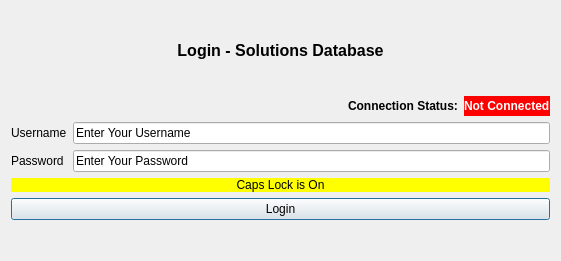
<?xml version="1.0" encoding="UTF-8"?>
<ui version="4.0">
 <class>qdlgLogin</class>
 <widget class="QDialog" name="qdlgLogin">
  <property name="geometry">
   <rect>
    <x>0</x>
    <y>0</y>
    <width>561</width>
    <height>261</height>
   </rect>
  </property>
  <property name="windowTitle">
   <string>Solutions DB</string>
  </property>
  <property name="windowIcon">
   <iconset resource="../resources/icons.qrc">
    <normaloff>:/applicationIcon/icons/Home.png</normaloff>:/applicationIcon/icons/Home.png</iconset>
  </property>
  <layout class="QGridLayout" name="gridLayout">
   <item row="2" column="0" colspan="2">
    <widget class="QLabel" name="lblAppHeader">
     <property name="font">
      <font>
       <pointsize>12</pointsize>
       <weight>75</weight>
       <bold>true</bold>
      </font>
     </property>
     <property name="text">
      <string>Login - Solutions Database</string>
     </property>
     <property name="alignment">
      <set>Qt::AlignCenter</set>
     </property>
    </widget>
   </item>
   <item row="5" column="0">
    <widget class="QLabel" name="lblUsername">
     <property name="text">
      <string>Username</string>
     </property>
    </widget>
   </item>
   <item row="5" column="1">
    <widget class="QLineEdit" name="txtUsername">
     <property name="text">
      <string>Enter Your Username</string>
     </property>
    </widget>
   </item>
   <item row="6" column="0">
    <widget class="QLabel" name="lblPassword">
     <property name="text">
      <string>Password</string>
     </property>
    </widget>
   </item>
   <item row="6" column="1">
    <widget class="QLineEdit" name="txtPassword">
     <property name="text">
      <string>Enter Your Password</string>
     </property>
     <property name="echoMode">
      <enum>QLineEdit::Normal</enum>
     </property>
    </widget>
   </item>
   <item row="3" column="0">
    <spacer name="verticalSpacer_2">
     <property name="orientation">
      <enum>Qt::Vertical</enum>
     </property>
     <property name="sizeHint" stdset="0">
      <size>
       <width>20</width>
       <height>40</height>
      </size>
     </property>
    </spacer>
   </item>
   <item row="1" column="0">
    <spacer name="verticalSpacer">
     <property name="orientation">
      <enum>Qt::Vertical</enum>
     </property>
     <property name="sizeHint" stdset="0">
      <size>
       <width>20</width>
       <height>40</height>
      </size>
     </property>
    </spacer>
   </item>
   <item row="9" column="0">
    <spacer name="verticalSpacer_3">
     <property name="orientation">
      <enum>Qt::Vertical</enum>
     </property>
     <property name="sizeHint" stdset="0">
      <size>
       <width>20</width>
       <height>40</height>
      </size>
     </property>
    </spacer>
   </item>
   <item row="4" column="1">
    <layout class="QHBoxLayout" name="layHConnStatus">
     <item>
      <spacer name="horizontalSpacer">
       <property name="orientation">
        <enum>Qt::Horizontal</enum>
       </property>
       <property name="sizeHint" stdset="0">
        <size>
         <width>40</width>
         <height>20</height>
        </size>
       </property>
      </spacer>
     </item>
     <item>
      <widget class="QLabel" name="lblDBConnStatusLbl">
       <property name="font">
        <font>
         <weight>75</weight>
         <bold>true</bold>
        </font>
       </property>
       <property name="text">
        <string>Connection Status:</string>
       </property>
      </widget>
     </item>
     <item>
      <widget class="QLabel" name="lblDBConnStatus">
       <property name="palette">
        <palette>
         <active>
          <colorrole role="WindowText">
           <brush brushstyle="SolidPattern">
            <color alpha="255">
             <red>255</red>
             <green>255</green>
             <blue>255</blue>
            </color>
           </brush>
          </colorrole>
          <colorrole role="Button">
           <brush brushstyle="SolidPattern">
            <color alpha="255">
             <red>255</red>
             <green>0</green>
             <blue>0</blue>
            </color>
           </brush>
          </colorrole>
          <colorrole role="Light">
           <brush brushstyle="SolidPattern">
            <color alpha="255">
             <red>255</red>
             <green>127</green>
             <blue>127</blue>
            </color>
           </brush>
          </colorrole>
          <colorrole role="Midlight">
           <brush brushstyle="SolidPattern">
            <color alpha="255">
             <red>255</red>
             <green>63</green>
             <blue>63</blue>
            </color>
           </brush>
          </colorrole>
          <colorrole role="Dark">
           <brush brushstyle="SolidPattern">
            <color alpha="255">
             <red>127</red>
             <green>0</green>
             <blue>0</blue>
            </color>
           </brush>
          </colorrole>
          <colorrole role="Mid">
           <brush brushstyle="SolidPattern">
            <color alpha="255">
             <red>170</red>
             <green>0</green>
             <blue>0</blue>
            </color>
           </brush>
          </colorrole>
          <colorrole role="Text">
           <brush brushstyle="SolidPattern">
            <color alpha="255">
             <red>0</red>
             <green>0</green>
             <blue>0</blue>
            </color>
           </brush>
          </colorrole>
          <colorrole role="BrightText">
           <brush brushstyle="SolidPattern">
            <color alpha="255">
             <red>255</red>
             <green>255</green>
             <blue>255</blue>
            </color>
           </brush>
          </colorrole>
          <colorrole role="ButtonText">
           <brush brushstyle="SolidPattern">
            <color alpha="255">
             <red>0</red>
             <green>0</green>
             <blue>0</blue>
            </color>
           </brush>
          </colorrole>
          <colorrole role="Base">
           <brush brushstyle="SolidPattern">
            <color alpha="255">
             <red>255</red>
             <green>255</green>
             <blue>255</blue>
            </color>
           </brush>
          </colorrole>
          <colorrole role="Window">
           <brush brushstyle="SolidPattern">
            <color alpha="255">
             <red>255</red>
             <green>0</green>
             <blue>0</blue>
            </color>
           </brush>
          </colorrole>
          <colorrole role="Shadow">
           <brush brushstyle="SolidPattern">
            <color alpha="255">
             <red>0</red>
             <green>0</green>
             <blue>0</blue>
            </color>
           </brush>
          </colorrole>
          <colorrole role="AlternateBase">
           <brush brushstyle="SolidPattern">
            <color alpha="255">
             <red>255</red>
             <green>127</green>
             <blue>127</blue>
            </color>
           </brush>
          </colorrole>
          <colorrole role="ToolTipBase">
           <brush brushstyle="SolidPattern">
            <color alpha="255">
             <red>255</red>
             <green>255</green>
             <blue>220</blue>
            </color>
           </brush>
          </colorrole>
          <colorrole role="ToolTipText">
           <brush brushstyle="SolidPattern">
            <color alpha="255">
             <red>0</red>
             <green>0</green>
             <blue>0</blue>
            </color>
           </brush>
          </colorrole>
         </active>
         <inactive>
          <colorrole role="WindowText">
           <brush brushstyle="SolidPattern">
            <color alpha="255">
             <red>255</red>
             <green>255</green>
             <blue>255</blue>
            </color>
           </brush>
          </colorrole>
          <colorrole role="Button">
           <brush brushstyle="SolidPattern">
            <color alpha="255">
             <red>255</red>
             <green>0</green>
             <blue>0</blue>
            </color>
           </brush>
          </colorrole>
          <colorrole role="Light">
           <brush brushstyle="SolidPattern">
            <color alpha="255">
             <red>255</red>
             <green>127</green>
             <blue>127</blue>
            </color>
           </brush>
          </colorrole>
          <colorrole role="Midlight">
           <brush brushstyle="SolidPattern">
            <color alpha="255">
             <red>255</red>
             <green>63</green>
             <blue>63</blue>
            </color>
           </brush>
          </colorrole>
          <colorrole role="Dark">
           <brush brushstyle="SolidPattern">
            <color alpha="255">
             <red>127</red>
             <green>0</green>
             <blue>0</blue>
            </color>
           </brush>
          </colorrole>
          <colorrole role="Mid">
           <brush brushstyle="SolidPattern">
            <color alpha="255">
             <red>170</red>
             <green>0</green>
             <blue>0</blue>
            </color>
           </brush>
          </colorrole>
          <colorrole role="Text">
           <brush brushstyle="SolidPattern">
            <color alpha="255">
             <red>0</red>
             <green>0</green>
             <blue>0</blue>
            </color>
           </brush>
          </colorrole>
          <colorrole role="BrightText">
           <brush brushstyle="SolidPattern">
            <color alpha="255">
             <red>255</red>
             <green>255</green>
             <blue>255</blue>
            </color>
           </brush>
          </colorrole>
          <colorrole role="ButtonText">
           <brush brushstyle="SolidPattern">
            <color alpha="255">
             <red>0</red>
             <green>0</green>
             <blue>0</blue>
            </color>
           </brush>
          </colorrole>
          <colorrole role="Base">
           <brush brushstyle="SolidPattern">
            <color alpha="255">
             <red>255</red>
             <green>255</green>
             <blue>255</blue>
            </color>
           </brush>
          </colorrole>
          <colorrole role="Window">
           <brush brushstyle="SolidPattern">
            <color alpha="255">
             <red>255</red>
             <green>0</green>
             <blue>0</blue>
            </color>
           </brush>
          </colorrole>
          <colorrole role="Shadow">
           <brush brushstyle="SolidPattern">
            <color alpha="255">
             <red>0</red>
             <green>0</green>
             <blue>0</blue>
            </color>
           </brush>
          </colorrole>
          <colorrole role="AlternateBase">
           <brush brushstyle="SolidPattern">
            <color alpha="255">
             <red>255</red>
             <green>127</green>
             <blue>127</blue>
            </color>
           </brush>
          </colorrole>
          <colorrole role="ToolTipBase">
           <brush brushstyle="SolidPattern">
            <color alpha="255">
             <red>255</red>
             <green>255</green>
             <blue>220</blue>
            </color>
           </brush>
          </colorrole>
          <colorrole role="ToolTipText">
           <brush brushstyle="SolidPattern">
            <color alpha="255">
             <red>0</red>
             <green>0</green>
             <blue>0</blue>
            </color>
           </brush>
          </colorrole>
         </inactive>
         <disabled>
          <colorrole role="WindowText">
           <brush brushstyle="SolidPattern">
            <color alpha="255">
             <red>127</red>
             <green>0</green>
             <blue>0</blue>
            </color>
           </brush>
          </colorrole>
          <colorrole role="Button">
           <brush brushstyle="SolidPattern">
            <color alpha="255">
             <red>255</red>
             <green>0</green>
             <blue>0</blue>
            </color>
           </brush>
          </colorrole>
          <colorrole role="Light">
           <brush brushstyle="SolidPattern">
            <color alpha="255">
             <red>255</red>
             <green>127</green>
             <blue>127</blue>
            </color>
           </brush>
          </colorrole>
          <colorrole role="Midlight">
           <brush brushstyle="SolidPattern">
            <color alpha="255">
             <red>255</red>
             <green>63</green>
             <blue>63</blue>
            </color>
           </brush>
          </colorrole>
          <colorrole role="Dark">
           <brush brushstyle="SolidPattern">
            <color alpha="255">
             <red>127</red>
             <green>0</green>
             <blue>0</blue>
            </color>
           </brush>
          </colorrole>
          <colorrole role="Mid">
           <brush brushstyle="SolidPattern">
            <color alpha="255">
             <red>170</red>
             <green>0</green>
             <blue>0</blue>
            </color>
           </brush>
          </colorrole>
          <colorrole role="Text">
           <brush brushstyle="SolidPattern">
            <color alpha="255">
             <red>127</red>
             <green>0</green>
             <blue>0</blue>
            </color>
           </brush>
          </colorrole>
          <colorrole role="BrightText">
           <brush brushstyle="SolidPattern">
            <color alpha="255">
             <red>255</red>
             <green>255</green>
             <blue>255</blue>
            </color>
           </brush>
          </colorrole>
          <colorrole role="ButtonText">
           <brush brushstyle="SolidPattern">
            <color alpha="255">
             <red>127</red>
             <green>0</green>
             <blue>0</blue>
            </color>
           </brush>
          </colorrole>
          <colorrole role="Base">
           <brush brushstyle="SolidPattern">
            <color alpha="255">
             <red>255</red>
             <green>0</green>
             <blue>0</blue>
            </color>
           </brush>
          </colorrole>
          <colorrole role="Window">
           <brush brushstyle="SolidPattern">
            <color alpha="255">
             <red>255</red>
             <green>0</green>
             <blue>0</blue>
            </color>
           </brush>
          </colorrole>
          <colorrole role="Shadow">
           <brush brushstyle="SolidPattern">
            <color alpha="255">
             <red>0</red>
             <green>0</green>
             <blue>0</blue>
            </color>
           </brush>
          </colorrole>
          <colorrole role="AlternateBase">
           <brush brushstyle="SolidPattern">
            <color alpha="255">
             <red>255</red>
             <green>0</green>
             <blue>0</blue>
            </color>
           </brush>
          </colorrole>
          <colorrole role="ToolTipBase">
           <brush brushstyle="SolidPattern">
            <color alpha="255">
             <red>255</red>
             <green>255</green>
             <blue>220</blue>
            </color>
           </brush>
          </colorrole>
          <colorrole role="ToolTipText">
           <brush brushstyle="SolidPattern">
            <color alpha="255">
             <red>0</red>
             <green>0</green>
             <blue>0</blue>
            </color>
           </brush>
          </colorrole>
         </disabled>
        </palette>
       </property>
       <property name="font">
        <font>
         <weight>75</weight>
         <bold>true</bold>
        </font>
       </property>
       <property name="autoFillBackground">
        <bool>true</bool>
       </property>
       <property name="text">
        <string>Not Connected</string>
       </property>
      </widget>
     </item>
    </layout>
   </item>
   <item row="7" column="0" colspan="2">
    <widget class="QLabel" name="lbCapLock">
     <property name="enabled">
      <bool>true</bool>
     </property>
     <property name="palette">
      <palette>
       <active>
        <colorrole role="WindowText">
         <brush brushstyle="SolidPattern">
          <color alpha="255">
           <red>0</red>
           <green>0</green>
           <blue>0</blue>
          </color>
         </brush>
        </colorrole>
        <colorrole role="Button">
         <brush brushstyle="SolidPattern">
          <color alpha="255">
           <red>255</red>
           <green>255</green>
           <blue>0</blue>
          </color>
         </brush>
        </colorrole>
        <colorrole role="Light">
         <brush brushstyle="SolidPattern">
          <color alpha="255">
           <red>255</red>
           <green>255</green>
           <blue>127</blue>
          </color>
         </brush>
        </colorrole>
        <colorrole role="Midlight">
         <brush brushstyle="SolidPattern">
          <color alpha="255">
           <red>255</red>
           <green>255</green>
           <blue>63</blue>
          </color>
         </brush>
        </colorrole>
        <colorrole role="Dark">
         <brush brushstyle="SolidPattern">
          <color alpha="255">
           <red>127</red>
           <green>127</green>
           <blue>0</blue>
          </color>
         </brush>
        </colorrole>
        <colorrole role="Mid">
         <brush brushstyle="SolidPattern">
          <color alpha="255">
           <red>170</red>
           <green>170</green>
           <blue>0</blue>
          </color>
         </brush>
        </colorrole>
        <colorrole role="Text">
         <brush brushstyle="SolidPattern">
          <color alpha="255">
           <red>0</red>
           <green>0</green>
           <blue>0</blue>
          </color>
         </brush>
        </colorrole>
        <colorrole role="BrightText">
         <brush brushstyle="SolidPattern">
          <color alpha="255">
           <red>255</red>
           <green>255</green>
           <blue>255</blue>
          </color>
         </brush>
        </colorrole>
        <colorrole role="ButtonText">
         <brush brushstyle="SolidPattern">
          <color alpha="255">
           <red>0</red>
           <green>0</green>
           <blue>0</blue>
          </color>
         </brush>
        </colorrole>
        <colorrole role="Base">
         <brush brushstyle="SolidPattern">
          <color alpha="255">
           <red>255</red>
           <green>255</green>
           <blue>255</blue>
          </color>
         </brush>
        </colorrole>
        <colorrole role="Window">
         <brush brushstyle="SolidPattern">
          <color alpha="255">
           <red>255</red>
           <green>255</green>
           <blue>0</blue>
          </color>
         </brush>
        </colorrole>
        <colorrole role="Shadow">
         <brush brushstyle="SolidPattern">
          <color alpha="255">
           <red>0</red>
           <green>0</green>
           <blue>0</blue>
          </color>
         </brush>
        </colorrole>
        <colorrole role="AlternateBase">
         <brush brushstyle="SolidPattern">
          <color alpha="255">
           <red>255</red>
           <green>255</green>
           <blue>127</blue>
          </color>
         </brush>
        </colorrole>
        <colorrole role="ToolTipBase">
         <brush brushstyle="SolidPattern">
          <color alpha="255">
           <red>255</red>
           <green>255</green>
           <blue>220</blue>
          </color>
         </brush>
        </colorrole>
        <colorrole role="ToolTipText">
         <brush brushstyle="SolidPattern">
          <color alpha="255">
           <red>0</red>
           <green>0</green>
           <blue>0</blue>
          </color>
         </brush>
        </colorrole>
       </active>
       <inactive>
        <colorrole role="WindowText">
         <brush brushstyle="SolidPattern">
          <color alpha="255">
           <red>0</red>
           <green>0</green>
           <blue>0</blue>
          </color>
         </brush>
        </colorrole>
        <colorrole role="Button">
         <brush brushstyle="SolidPattern">
          <color alpha="255">
           <red>255</red>
           <green>255</green>
           <blue>0</blue>
          </color>
         </brush>
        </colorrole>
        <colorrole role="Light">
         <brush brushstyle="SolidPattern">
          <color alpha="255">
           <red>255</red>
           <green>255</green>
           <blue>127</blue>
          </color>
         </brush>
        </colorrole>
        <colorrole role="Midlight">
         <brush brushstyle="SolidPattern">
          <color alpha="255">
           <red>255</red>
           <green>255</green>
           <blue>63</blue>
          </color>
         </brush>
        </colorrole>
        <colorrole role="Dark">
         <brush brushstyle="SolidPattern">
          <color alpha="255">
           <red>127</red>
           <green>127</green>
           <blue>0</blue>
          </color>
         </brush>
        </colorrole>
        <colorrole role="Mid">
         <brush brushstyle="SolidPattern">
          <color alpha="255">
           <red>170</red>
           <green>170</green>
           <blue>0</blue>
          </color>
         </brush>
        </colorrole>
        <colorrole role="Text">
         <brush brushstyle="SolidPattern">
          <color alpha="255">
           <red>0</red>
           <green>0</green>
           <blue>0</blue>
          </color>
         </brush>
        </colorrole>
        <colorrole role="BrightText">
         <brush brushstyle="SolidPattern">
          <color alpha="255">
           <red>255</red>
           <green>255</green>
           <blue>255</blue>
          </color>
         </brush>
        </colorrole>
        <colorrole role="ButtonText">
         <brush brushstyle="SolidPattern">
          <color alpha="255">
           <red>0</red>
           <green>0</green>
           <blue>0</blue>
          </color>
         </brush>
        </colorrole>
        <colorrole role="Base">
         <brush brushstyle="SolidPattern">
          <color alpha="255">
           <red>255</red>
           <green>255</green>
           <blue>255</blue>
          </color>
         </brush>
        </colorrole>
        <colorrole role="Window">
         <brush brushstyle="SolidPattern">
          <color alpha="255">
           <red>255</red>
           <green>255</green>
           <blue>0</blue>
          </color>
         </brush>
        </colorrole>
        <colorrole role="Shadow">
         <brush brushstyle="SolidPattern">
          <color alpha="255">
           <red>0</red>
           <green>0</green>
           <blue>0</blue>
          </color>
         </brush>
        </colorrole>
        <colorrole role="AlternateBase">
         <brush brushstyle="SolidPattern">
          <color alpha="255">
           <red>255</red>
           <green>255</green>
           <blue>127</blue>
          </color>
         </brush>
        </colorrole>
        <colorrole role="ToolTipBase">
         <brush brushstyle="SolidPattern">
          <color alpha="255">
           <red>255</red>
           <green>255</green>
           <blue>220</blue>
          </color>
         </brush>
        </colorrole>
        <colorrole role="ToolTipText">
         <brush brushstyle="SolidPattern">
          <color alpha="255">
           <red>0</red>
           <green>0</green>
           <blue>0</blue>
          </color>
         </brush>
        </colorrole>
       </inactive>
       <disabled>
        <colorrole role="WindowText">
         <brush brushstyle="SolidPattern">
          <color alpha="255">
           <red>127</red>
           <green>127</green>
           <blue>0</blue>
          </color>
         </brush>
        </colorrole>
        <colorrole role="Button">
         <brush brushstyle="SolidPattern">
          <color alpha="255">
           <red>255</red>
           <green>255</green>
           <blue>0</blue>
          </color>
         </brush>
        </colorrole>
        <colorrole role="Light">
         <brush brushstyle="SolidPattern">
          <color alpha="255">
           <red>255</red>
           <green>255</green>
           <blue>127</blue>
          </color>
         </brush>
        </colorrole>
        <colorrole role="Midlight">
         <brush brushstyle="SolidPattern">
          <color alpha="255">
           <red>255</red>
           <green>255</green>
           <blue>63</blue>
          </color>
         </brush>
        </colorrole>
        <colorrole role="Dark">
         <brush brushstyle="SolidPattern">
          <color alpha="255">
           <red>127</red>
           <green>127</green>
           <blue>0</blue>
          </color>
         </brush>
        </colorrole>
        <colorrole role="Mid">
         <brush brushstyle="SolidPattern">
          <color alpha="255">
           <red>170</red>
           <green>170</green>
           <blue>0</blue>
          </color>
         </brush>
        </colorrole>
        <colorrole role="Text">
         <brush brushstyle="SolidPattern">
          <color alpha="255">
           <red>127</red>
           <green>127</green>
           <blue>0</blue>
          </color>
         </brush>
        </colorrole>
        <colorrole role="BrightText">
         <brush brushstyle="SolidPattern">
          <color alpha="255">
           <red>255</red>
           <green>255</green>
           <blue>255</blue>
          </color>
         </brush>
        </colorrole>
        <colorrole role="ButtonText">
         <brush brushstyle="SolidPattern">
          <color alpha="255">
           <red>127</red>
           <green>127</green>
           <blue>0</blue>
          </color>
         </brush>
        </colorrole>
        <colorrole role="Base">
         <brush brushstyle="SolidPattern">
          <color alpha="255">
           <red>255</red>
           <green>255</green>
           <blue>0</blue>
          </color>
         </brush>
        </colorrole>
        <colorrole role="Window">
         <brush brushstyle="SolidPattern">
          <color alpha="255">
           <red>255</red>
           <green>255</green>
           <blue>0</blue>
          </color>
         </brush>
        </colorrole>
        <colorrole role="Shadow">
         <brush brushstyle="SolidPattern">
          <color alpha="255">
           <red>0</red>
           <green>0</green>
           <blue>0</blue>
          </color>
         </brush>
        </colorrole>
        <colorrole role="AlternateBase">
         <brush brushstyle="SolidPattern">
          <color alpha="255">
           <red>255</red>
           <green>255</green>
           <blue>0</blue>
          </color>
         </brush>
        </colorrole>
        <colorrole role="ToolTipBase">
         <brush brushstyle="SolidPattern">
          <color alpha="255">
           <red>255</red>
           <green>255</green>
           <blue>220</blue>
          </color>
         </brush>
        </colorrole>
        <colorrole role="ToolTipText">
         <brush brushstyle="SolidPattern">
          <color alpha="255">
           <red>0</red>
           <green>0</green>
           <blue>0</blue>
          </color>
         </brush>
        </colorrole>
       </disabled>
      </palette>
     </property>
     <property name="autoFillBackground">
      <bool>true</bool>
     </property>
     <property name="text">
      <string>Caps Lock is On</string>
     </property>
     <property name="alignment">
      <set>Qt::AlignCenter</set>
     </property>
    </widget>
   </item>
   <item row="8" column="0" colspan="2">
    <widget class="QPushButton" name="btnLogin">
     <property name="toolTip">
      <string>Login to Soluitons Database</string>
     </property>
     <property name="text">
      <string>Login</string>
     </property>
     <property name="icon">
      <iconset resource="../resources/icons.qrc">
       <normaloff>:/applicationIcon/icons/login.png</normaloff>:/applicationIcon/icons/login.png</iconset>
     </property>
    </widget>
   </item>
  </layout>
 </widget>
 <resources>
  <include location="../resources/icons.qrc"/>
 </resources>
 <connections/>
</ui>
